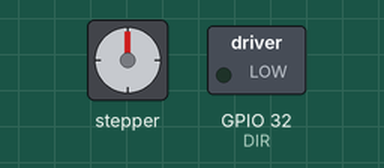
Bench run of a sketch on a simulated ESP32. Shown: stepper motor, switched loads named in the sketch (green lamp = pin HIGH). WiFi joins after 1.5 s; servers stay silent unless stated; uploads are accepted with an empty reply; EEPROM starts erased; stepper angles assume 200 steps per turn; what the sketch prints to the serial monitor is not drawn.

Above: at 0.05 s.
Timing chart, 0 to 4.6 s (numbered marks = the images above):
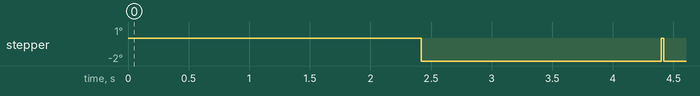

Measured:
- by itself, stepper: alternates -2° for 2.0 s and 0° for 0.02 s

The sketch:

shed045_aktuator2.ino
```cpp
#include <Arduino.h>
#include <ArduinoJson.h>  //library for parsing data json
#include <WiFi.h>         //library for WiFi
#include <ESPmDNS.h>      //library for OTA
#include <WiFiUdp.h>      //library for OTA
#include <ArduinoOTA.h>   //main library for OTA
#include <HTTPClient.h>   //library for HTTP
#include <AccelStepper.h> //library for determining position of stepper motor
#include <EEPROM.h>       //library for memory non volatile

// WiFi credential
#define SSID "Shed45"
#define PASS "test12345"

// TB server credential
#define TB_SERVER "iotn.abc-server.id"
#define TB_TOKEN "XjsnxxhgwkOcCKIX7yPl"
#define SHED_ID "bdg045"

// motor pin definitions
#define DIR 32
#define STEP 33

// make object for motor stepper
AccelStepper stepper(1, STEP, DIR);

// initiate millis
unsigned long prevMillisWifi = 0;
unsigned long prevMillisSendSerial = 0;
unsigned long prevMillisAction = 0;

unsigned long delayWifi = 10000;      // connection check every 10 s
unsigned long delaySendSerial = 1000; // send serial every 1 s
unsigned long delayAction = 2000;     // motor response to work every 2 s

void setup()
{
  // serial communication for debugging
  Serial.begin(250000);

  // initiate memory non-volatile
  EEPROM.begin(512);

  // set motor pins mode as output
  pinMode(STEP, OUTPUT);
  pinMode(DIR, OUTPUT);

  // initiate work of motor pins
  digitalWrite(STEP, LOW);
  digitalWrite(DIR, LOW);

  // start connect to WiFi
  connectToWiFi();

  // OTA credentials
  ArduinoOTA.setHostname("bdg-045-actuator-unit-02");
  ArduinoOTA.setPassword("admin");

  // initiate OTA
  ArduinoOTA.begin();

  // set max speed, acceleration, and set last percentage as current position
  stepper.setMaxSpeed(1500.0);
  stepper.setAcceleration(3000.0);
  stepper.setCurrentPosition(readValue());

  // debugging percentage
  // Serial.println(percentCommand());
}

// function to connect to wifi
void connectToWiFi()
{
  if (WiFi.status() != WL_CONNECTED)
  {
    Serial.println("Menghubungkan ke WiFi..."); // debug WiFi state
    WiFi.begin(SSID, PASS);                     // connecting to WiFi
  }
}

// function to get percentage data of ventilation from TB (json package)
String getDataFromTB()
{
  // make object for http
  HTTPClient http;

  // API to get data from Thingsboard
  String url = "https://" + String(TB_SERVER) + "/api/v1/" + String(TB_TOKEN) + "/attributes?clientKeys=" + String(SHED_ID) + "_vent2";

  // start write http
  http.begin(url);

  // add header to http request
  http.addHeader("Content-Type", "application/json");

  // mode http GET
  int httpResponseCode = http.GET();

  // variable for payload
  String payload = "";

  // check http response
  if (httpResponseCode == HTTP_CODE_OK)
  {
    // get string from http response
    payload = http.getString();
    // return payload;
  }
  else
  {
    // code for debugging HTTP response code
    //  Serial.print("HTTP Error code: ");
    //  Serial.println(httpResponseCode);
    payload = "HTTP Error code: " + String(httpResponseCode);
  }

  // end http connection
  http.end();
  return payload;
}

// function to get exact percentage value from TB
String commandFromTB()
{
  // make object for parsed document
  DynamicJsonDocument doc(375);

  // variable for parsed document
  String result;

  // error handler
  DeserializationError error = deserializeJson(doc, getDataFromTB());

  // return result if not error
  if (!error)
  {
    result = doc["client"]["" + String(SHED_ID) + "_vent2"].as<String>();
  }
  return result;
}

// function to save percentage of position to memory EEPROM after get percentage value
void saveToMemory(int position)
{
  // save value to memory
  EEPROM.put(10, position);

  // commit value, if not committed the value will lost after reboot
  EEPROM.commit();
}

// function to read percentage value (this is useful to avoid device position become 0)
int readValue()
{
  int value;

  // read value
  EEPROM.get(10, value);
  return value;
}

// get final value of percentage from TB
int percentCommand()
{
  // convert percentage to actual linear value
  int position = commandFromTB().substring(0, commandFromTB().length() - 1).toInt() * 300;
  if (position != 0)
  {
    saveToMemory(position);
    return position;
  }
}

// set motor to desired position
void stepMotor(int position)
{
  stepper.setSpeed(200);
  stepper.moveTo(position);
  stepper.runToPosition();
}

// run motor
void movement()
{
  stepMotor(percentCommand());
}

void loop()
{
  unsigned long currentMillis = millis();

  // handle WiFi connection
  if (currentMillis - prevMillisWifi >= delayWifi)
  {
    connectToWiFi();
    prevMillisWifi = currentMillis;
  }

  // handle movement
  if (currentMillis - prevMillisAction >= delayAction)
  {
    percentCommand();

    // choose one of these functions:

    // function 1
    //   movement();

    // function 2
    stepper.setSpeed(200);
    stepper.moveTo(readValue());
    stepper.runToPosition();

    prevMillisAction = currentMillis;
  }

  // handle OTA task
  ArduinoOTA.handle();
}
```
